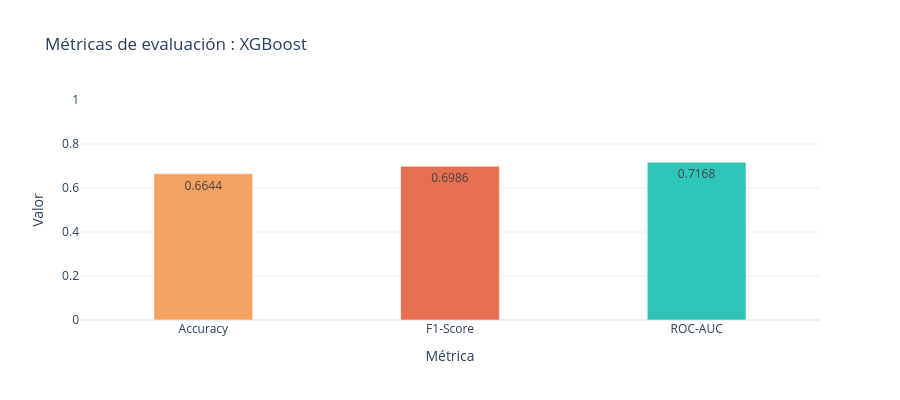

Notebook code for this chart:
### Code cell
# -- Visualizaciones ----------------------------------------------
from plotly.subplots import make_subplots

# Métricas
fig_metricas = go.Figure(go.Bar(
    x=['Accuracy', 'F1-Score', 'ROC-AUC'],
    y=[acc, f1, auc],
    text=[f'{acc:.4f}', f'{f1:.4f}', f'{auc:.4f}'],
    textposition='auto',
    marker_color=['#F4A261', '#E76F51', '#2EC4B6'],
    width=0.4
))
fig_metricas.update_layout(
    title='Métricas de evaluación : XGBoost',
    yaxis=dict(range=[0, 1], title='Valor'),
    xaxis_title='Métrica',
    height=400,
    template='plotly_white'
)
fig_metricas.show()

### Figure 1 — Plotly figure (JSON) as saved in the notebook; plotly's stock layout.template omitted (floating-point values rounded to 4 significant figures)
{"data": [{"marker": {"color": ["#F4A261", "#E76F51", "#2EC4B6"]}, "text": ["0.6644", "0.6986", "0.7168"], "textposition": "auto", "type": "bar", "width": 0.4, "x": ["Accuracy", "F1-Score", "ROC-AUC"], "y": [0.6644, 0.6986, 0.7168]}], "layout": {"height": 400, "title": {"text": "Métricas de evaluación : XGBoost"}, "xaxis": {"title": {"text": "Métrica"}}, "yaxis": {"range": [0, 1], "title": {"text": "Valor"}}}}
